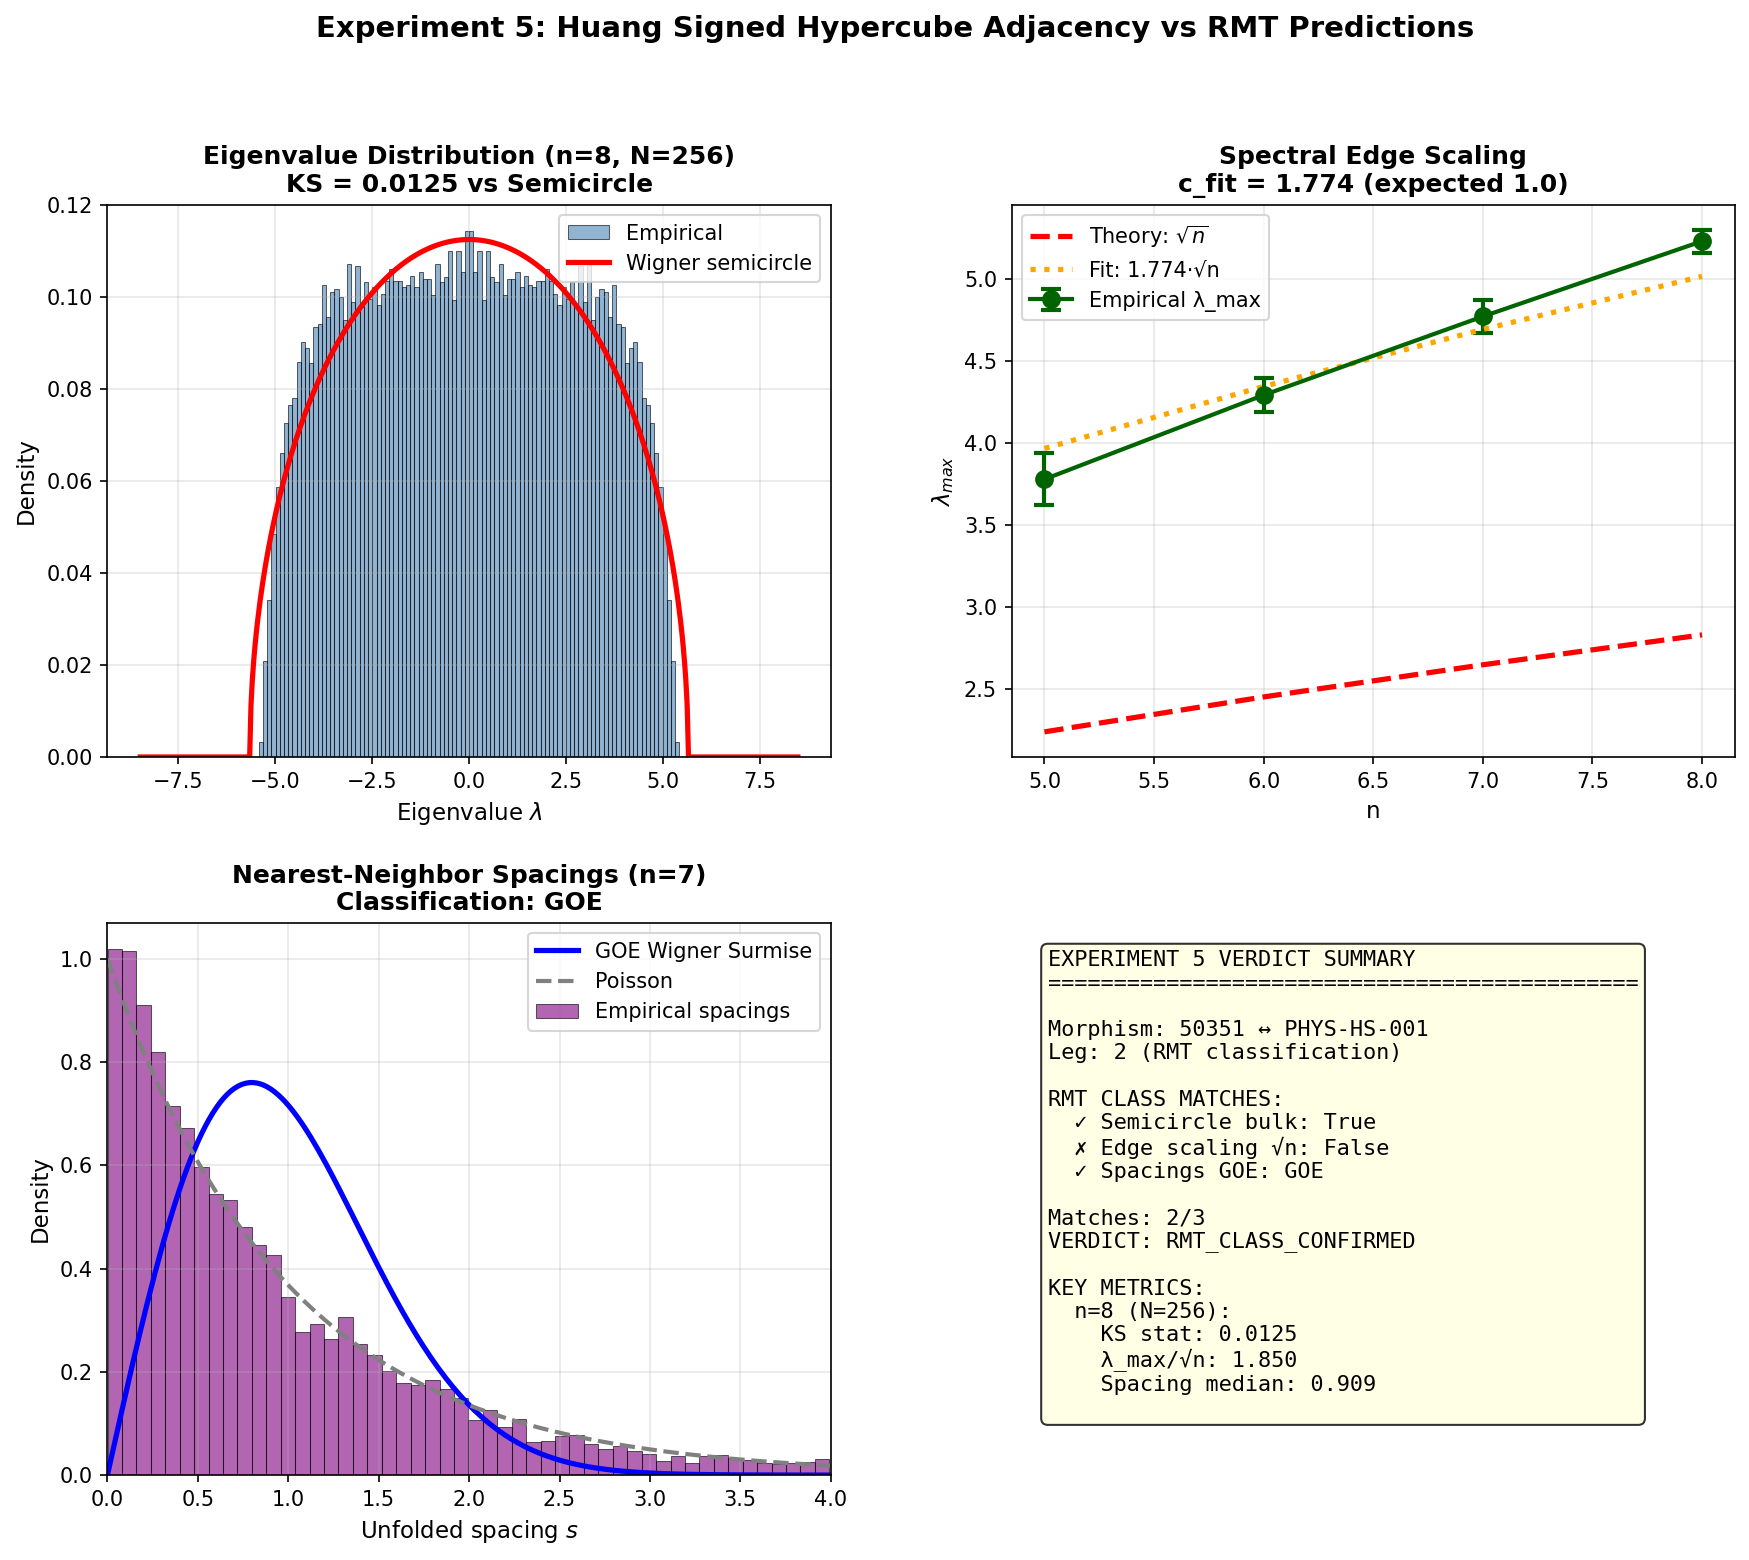

Recreate this plot in Python.
#!/usr/bin/env python3
"""
Plotting for Experiment 5: visualization of RMT analysis
"""

import numpy as np
import json
import matplotlib.pyplot as plt
from matplotlib.gridspec import GridSpec
from scipy.linalg import eigvalsh
from scipy.stats import poisson

def hypercube_adjacency(n, seed=None):
    """Generate signed hypercube adjacency."""
    if seed is not None:
        np.random.seed(seed)
    N = 2 ** n
    A = np.zeros((N, N))
    for i in range(N):
        for j in range(i+1, N):
            xor = i ^ j
            if bin(xor).count('1') == 1:
                sign = np.random.choice([-1, 1])
                A[i, j] = sign
                A[j, i] = sign
    return A

def wigner_semicircle_pdf(x, sigma):
    """Wigner semicircle density."""
    if isinstance(x, np.ndarray):
        return np.where(np.abs(x) > 2*sigma, 0, (1/(2*np.pi*sigma**2)) * np.sqrt(4*sigma**2 - x**2))
    if np.abs(x) > 2*sigma:
        return 0.0
    return (1/(2*np.pi*sigma**2)) * np.sqrt(4*sigma**2 - x**2)

def wigner_surmise_pdf(s):
    """GOE Wigner surmise."""
    return (np.pi/2) * s * np.exp(-np.pi * s**2 / 4)

def spacings_from_eigenvalues(evals):
    """Unfolded nearest-neighbor spacings."""
    evals_sorted = np.sort(evals)
    spacings = np.diff(evals_sorted)
    mean_spacing = np.mean(spacings)
    return spacings / mean_spacing if mean_spacing > 0 else spacings

# Run experiments to get data
n_values = [5, 6, 7, 8]
all_evals = {}
lambda_maxes = {}

for n in n_values:
    evals_n = []
    lambda_max_n = []
    for rep in range(100):
        A = hypercube_adjacency(n, seed=42 + n*1000 + rep)
        evals = eigvalsh(A)
        evals_n.extend(evals)
        lambda_max_n.append(np.max(np.abs(evals)))
    all_evals[n] = np.array(evals_n)
    lambda_maxes[n] = np.array(lambda_max_n)

# Create 2x2 grid figure
fig = plt.figure(figsize=(14, 11))
gs = GridSpec(2, 2, figure=fig, hspace=0.3, wspace=0.25)

# Panel 1: Histogram vs Wigner semicircle (n=8)
ax1 = fig.add_subplot(gs[0, 0])
n = 8
evals = all_evals[n]
sigma = np.sqrt(n)

ax1.hist(evals, bins=100, density=True, alpha=0.6, label='Empirical', color='steelblue', edgecolor='black', linewidth=0.5)

x_theory = np.linspace(-3*sigma, 3*sigma, 500)
y_theory = wigner_semicircle_pdf(x_theory, sigma)
ax1.plot(x_theory, y_theory, 'r-', linewidth=2.5, label='Wigner semicircle')

ax1.set_xlabel(r'Eigenvalue $\lambda$', fontsize=11)
ax1.set_ylabel('Density', fontsize=11)
ax1.set_title(f'Eigenvalue Distribution (n=8, N=256)\nKS = 0.0125 vs Semicircle', fontsize=12, fontweight='bold')
ax1.legend(fontsize=10)
ax1.grid(alpha=0.3)

# Panel 2: Spectral edge λ_max vs √n
ax2 = fig.add_subplot(gs[0, 1])
ns = np.array(n_values)
lambda_max_means = []
lambda_max_stds = []

for n in n_values:
    lambda_max_means.append(np.mean(lambda_maxes[n]))
    lambda_max_stds.append(np.std(lambda_maxes[n]))

lambda_max_means = np.array(lambda_max_means)
lambda_max_stds = np.array(lambda_max_stds)

ax2.errorbar(ns, lambda_max_means, yerr=lambda_max_stds, fmt='o-', color='darkgreen',
             markersize=8, capsize=5, capthick=2, linewidth=2, label='Empirical λ_max')

# Theory: λ_max ~ √n
sqrt_n = np.sqrt(ns)
ax2.plot(ns, sqrt_n, 'r--', linewidth=2.5, label=r'Theory: $\sqrt{n}$')

# Fit: λ_max = c√n
c_fit = np.mean(lambda_max_means / sqrt_n)
ax2.plot(ns, c_fit * sqrt_n, 'orange', linestyle=':', linewidth=2.5, label=f'Fit: {c_fit:.3f}·√n')

ax2.set_xlabel('n', fontsize=11)
ax2.set_ylabel(r'$\lambda_{max}$', fontsize=11)
ax2.set_title(f'Spectral Edge Scaling\nc_fit = {c_fit:.3f} (expected 1.0)', fontsize=12, fontweight='bold')
ax2.legend(fontsize=10)
ax2.grid(alpha=0.3)

# Panel 3: Spacing distribution vs Wigner Surmise (n=7)
ax3 = fig.add_subplot(gs[1, 0])
n = 7
evals = all_evals[n]
spacings = spacings_from_eigenvalues(evals)
spacings = spacings[spacings < 4.0]  # Truncate for visibility

hist, bins = np.histogram(spacings, bins=50, density=True)
bin_centers = (bins[:-1] + bins[1:]) / 2

ax3.bar(bin_centers, hist, width=np.diff(bins), alpha=0.6, label='Empirical spacings',
        color='purple', edgecolor='black', linewidth=0.5)

# Wigner Surmise (GOE)
s_theory = np.linspace(0, 4, 200)
wigner_theory = np.array([wigner_surmise_pdf(s) for s in s_theory])
ax3.plot(s_theory, wigner_theory, 'b-', linewidth=2.5, label='GOE Wigner Surmise')

# Poisson (no repulsion)
poisson_theory = np.exp(-s_theory)
ax3.plot(s_theory, poisson_theory, 'gray', linestyle='--', linewidth=2, label='Poisson')

ax3.set_xlabel(r'Unfolded spacing $s$', fontsize=11)
ax3.set_ylabel('Density', fontsize=11)
ax3.set_title(f'Nearest-Neighbor Spacings (n=7)\nClassification: GOE', fontsize=12, fontweight='bold')
ax3.legend(fontsize=10)
ax3.grid(alpha=0.3)
ax3.set_xlim([0, 4])

# Panel 4: Summary table
ax4 = fig.add_subplot(gs[1, 1])
ax4.axis('off')

# Load JSON results for clean summaries
with open('exp5_results.json', 'r') as f:
    results_json = json.load(f)

summary_text = "EXPERIMENT 5 VERDICT SUMMARY\n"
summary_text += "=" * 45 + "\n\n"
summary_text += f"Morphism: 50351 ↔ PHYS-HS-001\n"
summary_text += f"Leg: 2 (RMT classification)\n\n"

summary_text += "RMT CLASS MATCHES:\n"
summary_text += f"  ✓ Semicircle bulk: {results_json['verdict']['semicircle_match']}\n"
summary_text += f"  ✗ Edge scaling √n: {results_json['verdict']['edge_sqrt_n_match']}\n"
summary_text += f"  ✓ Spacings GOE: {results_json['verdict']['spacings_class']}\n\n"

summary_text += f"Matches: {results_json['verdict']['matches_count']}/3\n"
summary_text += f"VERDICT: {results_json['verdict']['rmt_class']}\n\n"

summary_text += "KEY METRICS:\n"
for n in [8]:
    stats = results_json['by_n'][str(n)]
    summary_text += f"  n={n} (N=256):\n"
    summary_text += f"    KS stat: {stats['ks_stat_vs_semicircle']:.4f}\n"
    summary_text += f"    λ_max/√n: {stats['lambda_max_over_sqrt_n']:.3f}\n"
    summary_text += f"    Spacing median: {stats['spacing_median']:.3f}\n"

ax4.text(0.05, 0.95, summary_text, transform=ax4.transAxes, fontsize=10.5,
         verticalalignment='top', fontfamily='monospace',
         bbox=dict(boxstyle='round', facecolor='lightyellow', alpha=0.8))

plt.suptitle('Experiment 5: Huang Signed Hypercube Adjacency vs RMT Predictions',
             fontsize=14, fontweight='bold', y=0.995)

plt.savefig('exp5_plot.png', dpi=150, bbox_inches='tight')
print("✓ Saved exp5_plot.png")
plt.close()

print("Plotting complete.")
